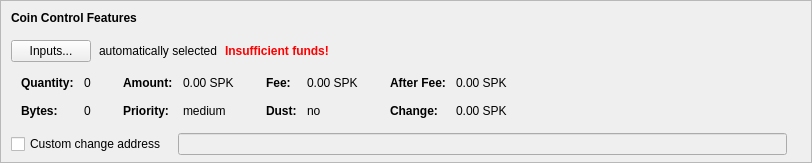
    <widget class="QFrame" name="frameCoinControl">
     <property name="sizePolicy">
      <sizepolicy hsizetype="Expanding" vsizetype="Expanding">
       <horstretch>0</horstretch>
       <verstretch>0</verstretch>
      </sizepolicy>
     </property>
     <property name="maximumSize">
      <size>
       <width>16777215</width>
       <height>16777215</height>
      </size>
     </property>
     <property name="frameShape">
      <enum>QFrame::StyledPanel</enum>
     </property>
     <property name="frameShadow">
      <enum>QFrame::Sunken</enum>
     </property>
     <layout class="QVBoxLayout" name="verticalLayoutCoinControl2">
      <property name="spacing">
       <number>0</number>
      </property>
      <property name="leftMargin">
       <number>0</number>
      </property>
      <property name="topMargin">
       <number>0</number>
      </property>
      <property name="rightMargin">
       <number>0</number>
      </property>
      <property name="bottomMargin">
       <number>6</number>
      </property>
      <item>
       <layout class="QVBoxLayout" name="verticalLayoutCoinControl" stretch="0,0,0,0,1">
        <property name="spacing">
         <number>0</number>
        </property>
        <property name="leftMargin">
         <number>10</number>
        </property>
        <property name="topMargin">
         <number>10</number>
        </property>
        <item>
         <layout class="QHBoxLayout" name="horizontalLayoutCoinControl1">
          <property name="bottomMargin">
           <number>15</number>
          </property>
          <item>
           <widget class="QLabel" name="labelCoinControlFeatures">
            <property name="sizePolicy">
             <sizepolicy hsizetype="Preferred" vsizetype="Maximum">
              <horstretch>0</horstretch>
              <verstretch>0</verstretch>
             </sizepolicy>
            </property>
            <property name="font">
             <font>
              <weight>75</weight>
              <bold>true</bold>
             </font>
            </property>
            <property name="styleSheet">
             <string notr="true">font-weight:bold;</string>
            </property>
            <property name="text">
             <string>Coin Control Features</string>
            </property>
           </widget>
          </item>
         </layout>
        </item>
        <item>
         <layout class="QHBoxLayout" name="horizontalLayoutCoinControl2" stretch="0,0,0,0">
          <property name="spacing">
           <number>8</number>
          </property>
          <property name="bottomMargin">
           <number>10</number>
          </property>
          <item>
           <widget class="QPushButton" name="pushButtonCoinControl">
            <property name="styleSheet">
             <string notr="true"/>
            </property>
            <property name="text">
             <string>Inputs...</string>
            </property>
            <property name="autoDefault">
             <bool>false</bool>
            </property>
           </widget>
          </item>
          <item>
           <widget class="QLabel" name="labelCoinControlAutomaticallySelected">
            <property name="text">
             <string>automatically selected</string>
            </property>
            <property name="margin">
             <number>5</number>
            </property>
           </widget>
          </item>
          <item>
           <widget class="QLabel" name="labelCoinControlInsuffFunds">
            <property name="font">
             <font>
              <weight>75</weight>
              <bold>true</bold>
             </font>
            </property>
            <property name="styleSheet">
             <string notr="true">color:red;font-weight:bold;</string>
            </property>
            <property name="text">
             <string>Insufficient funds!</string>
            </property>
            <property name="margin">
             <number>5</number>
            </property>
           </widget>
          </item>
          <item>
           <spacer name="horizontalSpacerCoinControl">
            <property name="orientation">
             <enum>Qt::Horizontal</enum>
            </property>
            <property name="sizeHint" stdset="0">
             <size>
              <width>40</width>
              <height>1</height>
             </size>
            </property>
           </spacer>
          </item>
         </layout>
        </item>
        <item>
         <widget class="QWidget" name="widgetCoinControl" native="true">
          <property name="sizePolicy">
           <sizepolicy hsizetype="Preferred" vsizetype="Preferred">
            <horstretch>0</horstretch>
            <verstretch>0</verstretch>
           </sizepolicy>
          </property>
          <property name="minimumSize">
           <size>
            <width>0</width>
            <height>0</height>
           </size>
          </property>
          <property name="styleSheet">
           <string notr="true"/>
          </property>
          <layout class="QHBoxLayout" name="horizontalLayoutCoinControl5">
           <property name="leftMargin">
            <number>0</number>
           </property>
           <property name="topMargin">
            <number>0</number>
           </property>
           <property name="rightMargin">
            <number>0</number>
           </property>
           <property name="bottomMargin">
            <number>0</number>
           </property>
           <item>
            <layout class="QHBoxLayout" name="horizontalLayoutCoinControl3" stretch="0,0,0,1">
             <property name="spacing">
              <number>20</number>
             </property>
             <property name="topMargin">
              <number>0</number>
             </property>
             <property name="bottomMargin">
              <number>10</number>
             </property>
             <item>
              <layout class="QFormLayout" name="formLayoutCoinControl1">
               <property name="horizontalSpacing">
                <number>10</number>
               </property>
               <property name="verticalSpacing">
                <number>14</number>
               </property>
               <property name="leftMargin">
                <number>10</number>
               </property>
               <property name="topMargin">
                <number>4</number>
               </property>
               <property name="rightMargin">
                <number>6</number>
               </property>
               <item row="0" column="0">
                <widget class="QLabel" name="labelCoinControlQuantityText">
                 <property name="font">
                  <font>
                   <weight>75</weight>
                   <bold>true</bold>
                  </font>
                 </property>
                 <property name="text">
                  <string>Quantity:</string>
                 </property>
                 <property name="margin">
                  <number>0</number>
                 </property>
                </widget>
               </item>
               <item row="0" column="1">
                <widget class="QLabel" name="labelCoinControlQuantity">
                 <property name="cursor">
                  <cursorShape>IBeamCursor</cursorShape>
                 </property>
                 <property name="contextMenuPolicy">
                  <enum>Qt::ActionsContextMenu</enum>
                 </property>
                 <property name="text">
                  <string notr="true">0</string>
                 </property>
                 <property name="margin">
                  <number>0</number>
                 </property>
                 <property name="textInteractionFlags">
                  <set>Qt::LinksAccessibleByMouse|Qt::TextSelectableByKeyboard|Qt::TextSelectableByMouse</set>
                 </property>
                </widget>
               </item>
               <item row="1" column="0">
                <widget class="QLabel" name="labelCoinControlBytesText">
                 <property name="font">
                  <font>
                   <weight>75</weight>
                   <bold>true</bold>
                  </font>
                 </property>
                 <property name="text">
                  <string>Bytes:</string>
                 </property>
                </widget>
               </item>
               <item row="1" column="1">
                <widget class="QLabel" name="labelCoinControlBytes">
                 <property name="cursor">
                  <cursorShape>IBeamCursor</cursorShape>
                 </property>
                 <property name="contextMenuPolicy">
                  <enum>Qt::ActionsContextMenu</enum>
                 </property>
                 <property name="text">
                  <string notr="true">0</string>
                 </property>
                 <property name="textInteractionFlags">
                  <set>Qt::LinksAccessibleByMouse|Qt::TextSelectableByKeyboard|Qt::TextSelectableByMouse</set>
                 </property>
                </widget>
               </item>
              </layout>
             </item>
             <item>
              <layout class="QFormLayout" name="formLayoutCoinControl2">
               <property name="horizontalSpacing">
                <number>10</number>
               </property>
               <property name="verticalSpacing">
                <number>14</number>
               </property>
               <property name="leftMargin">
                <number>6</number>
               </property>
               <property name="topMargin">
                <number>4</number>
               </property>
               <property name="rightMargin">
                <number>6</number>
               </property>
               <item row="0" column="0">
                <widget class="QLabel" name="labelCoinControlAmountText">
                 <property name="font">
                  <font>
                   <weight>75</weight>
                   <bold>true</bold>
                  </font>
                 </property>
                 <property name="text">
                  <string>Amount:</string>
                 </property>
                 <property name="margin">
                  <number>0</number>
                 </property>
                </widget>
               </item>
               <item row="0" column="1">
                <widget class="QLabel" name="labelCoinControlAmount">
                 <property name="cursor">
                  <cursorShape>IBeamCursor</cursorShape>
                 </property>
                 <property name="contextMenuPolicy">
                  <enum>Qt::ActionsContextMenu</enum>
                 </property>
                 <property name="text">
                  <string notr="true">0.00 SPK</string>
                 </property>
                 <property name="textInteractionFlags">
                  <set>Qt::LinksAccessibleByMouse|Qt::TextSelectableByKeyboard|Qt::TextSelectableByMouse</set>
                 </property>
                </widget>
               </item>
               <item row="1" column="0">
                <widget class="QLabel" name="labelCoinControlPriorityText">
                 <property name="font">
                  <font>
                   <weight>75</weight>
                   <bold>true</bold>
                  </font>
                 </property>
                 <property name="text">
                  <string>Priority:</string>
                 </property>
                </widget>
               </item>
               <item row="1" column="1">
                <widget class="QLabel" name="labelCoinControlPriority">
                 <property name="cursor">
                  <cursorShape>IBeamCursor</cursorShape>
                 </property>
                 <property name="contextMenuPolicy">
                  <enum>Qt::ActionsContextMenu</enum>
                 </property>
                 <property name="text">
                  <string>medium</string>
                 </property>
                 <property name="textInteractionFlags">
                  <set>Qt::LinksAccessibleByMouse|Qt::TextSelectableByKeyboard|Qt::TextSelectableByMouse</set>
                 </property>
                </widget>
               </item>
              </layout>
             </item>
             <item>
              <layout class="QFormLayout" name="formLayoutCoinControl3">
               <property name="horizontalSpacing">
                <number>10</number>
               </property>
               <property name="verticalSpacing">
                <number>14</number>
               </property>
               <property name="leftMargin">
                <number>6</number>
               </property>
               <property name="topMargin">
                <number>4</number>
               </property>
               <property name="rightMargin">
                <number>6</number>
               </property>
               <item row="0" column="0">
                <widget class="QLabel" name="labelCoinControlFeeText">
                 <property name="font">
                  <font>
                   <weight>75</weight>
                   <bold>true</bold>
                  </font>
                 </property>
                 <property name="text">
                  <string>Fee:</string>
                 </property>
                 <property name="margin">
                  <number>0</number>
                 </property>
                </widget>
               </item>
               <item row="0" column="1">
                <widget class="QLabel" name="labelCoinControlFee">
                 <property name="cursor">
                  <cursorShape>IBeamCursor</cursorShape>
                 </property>
                 <property name="contextMenuPolicy">
                  <enum>Qt::ActionsContextMenu</enum>
                 </property>
                 <property name="text">
                  <string notr="true">0.00 SPK</string>
                 </property>
                 <property name="textInteractionFlags">
                  <set>Qt::LinksAccessibleByMouse|Qt::TextSelectableByKeyboard|Qt::TextSelectableByMouse</set>
                 </property>
                </widget>
               </item>
               <item row="1" column="0">
                <widget class="QLabel" name="labelCoinControlLowOutputText">
                 <property name="font">
                  <font>
                   <weight>75</weight>
                   <bold>true</bold>
                  </font>
                 </property>
                 <property name="text">
                  <string>Dust:</string>
                 </property>
                </widget>
               </item>
               <item row="1" column="1">
                <widget class="QLabel" name="labelCoinControlLowOutput">
                 <property name="cursor">
                  <cursorShape>IBeamCursor</cursorShape>
                 </property>
                 <property name="contextMenuPolicy">
                  <enum>Qt::ActionsContextMenu</enum>
                 </property>
                 <property name="text">
                  <string>no</string>
                 </property>
                 <property name="textInteractionFlags">
                  <set>Qt::LinksAccessibleByMouse|Qt::TextSelectableByKeyboard|Qt::TextSelectableByMouse</set>
                 </property>
                </widget>
               </item>
              </layout>
             </item>
             <item>
              <layout class="QFormLayout" name="formLayoutCoinControl4">
               <property name="horizontalSpacing">
                <number>10</number>
               </property>
               <property name="verticalSpacing">
                <number>14</number>
               </property>
               <property name="leftMargin">
                <number>6</number>
               </property>
               <property name="topMargin">
                <number>4</number>
               </property>
               <property name="rightMargin">
                <number>6</number>
               </property>
               <item row="0" column="0">
                <widget class="QLabel" name="labelCoinControlAfterFeeText">
                 <property name="font">
                  <font>
                   <weight>75</weight>
                   <bold>true</bold>
                  </font>
                 </property>
                 <property name="text">
                  <string>After Fee:</string>
                 </property>
                 <property name="margin">
                  <number>0</number>
                 </property>
                </widget>
               </item>
               <item row="0" column="1">
                <widget class="QLabel" name="labelCoinControlAfterFee">
                 <property name="cursor">
                  <cursorShape>IBeamCursor</cursorShape>
                 </property>
                 <property name="contextMenuPolicy">
                  <enum>Qt::ActionsContextMenu</enum>
                 </property>
                 <property name="text">
                  <string notr="true">0.00 SPK</string>
                 </property>
                 <property name="textInteractionFlags">
                  <set>Qt::LinksAccessibleByMouse|Qt::TextSelectableByKeyboard|Qt::TextSelectableByMouse</set>
                 </property>
                </widget>
               </item>
               <item row="1" column="0">
                <widget class="QLabel" name="labelCoinControlChangeText">
                 <property name="font">
                  <font>
                   <weight>75</weight>
                   <bold>true</bold>
                  </font>
                 </property>
                 <property name="text">
                  <string>Change:</string>
                 </property>
                </widget>
               </item>
               <item row="1" column="1">
                <widget class="QLabel" name="labelCoinControlChange">
                 <property name="cursor">
                  <cursorShape>IBeamCursor</cursorShape>
                 </property>
                 <property name="contextMenuPolicy">
                  <enum>Qt::ActionsContextMenu</enum>
                 </property>
                 <property name="text">
                  <string notr="true">0.00 SPK</string>
                 </property>
                 <property name="textInteractionFlags">
                  <set>Qt::LinksAccessibleByMouse|Qt::TextSelectableByKeyboard|Qt::TextSelectableByMouse</set>
                 </property>
                </widget>
               </item>
              </layout>
             </item>
            </layout>
           </item>
          </layout>
         </widget>
        </item>
        <item>
         <layout class="QHBoxLayout" name="horizontalLayoutCoinControl4" stretch="0,0,0">
          <property name="spacing">
           <number>12</number>
          </property>
          <property name="sizeConstraint">
           <enum>QLayout::SetDefaultConstraint</enum>
          </property>
          <property name="topMargin">
           <number>5</number>
          </property>
          <property name="rightMargin">
           <number>5</number>
          </property>
          <item>
           <widget class="QCheckBox" name="checkBoxCoinControlChange">
            <property name="toolTip">
             <string>If this is activated, but the change address is empty or invalid, change will be sent to a newly generated address.</string>
            </property>
            <property name="text">
             <string>Custom change address</string>
            </property>
           </widget>
          </item>
          <item>
           <widget class="QValidatedLineEdit" name="lineEditCoinControlChange">
            <property name="enabled">
             <bool>false</bool>
            </property>
            <property name="sizePolicy">
             <sizepolicy hsizetype="Expanding" vsizetype="Fixed">
              <horstretch>0</horstretch>
              <verstretch>0</verstretch>
             </sizepolicy>
            </property>
           </widget>
          </item>
          <item>
           <widget class="QLabel" name="labelCoinControlChangeLabel">
            <property name="sizePolicy">
             <sizepolicy hsizetype="Preferred" vsizetype="Expanding">
              <horstretch>0</horstretch>
              <verstretch>0</verstretch>
             </sizepolicy>
            </property>
            <property name="minimumSize">
             <size>
              <width>0</width>
              <height>0</height>
             </size>
            </property>
            <property name="text">
             <string/>
            </property>
            <property name="margin">
             <number>3</number>
            </property>
           </widget>
          </item>
         </layout>
        </item>
        <item>
         <spacer name="verticalSpacerCoinControl">
          <property name="orientation">
           <enum>Qt::Vertical</enum>
          </property>
          <property name="sizeHint" stdset="0">
           <size>
            <width>800</width>
            <height>1</height>
           </size>
          </property>
         </spacer>
        </item>
       </layout>
      </item>
     </layout>
    </widget>
